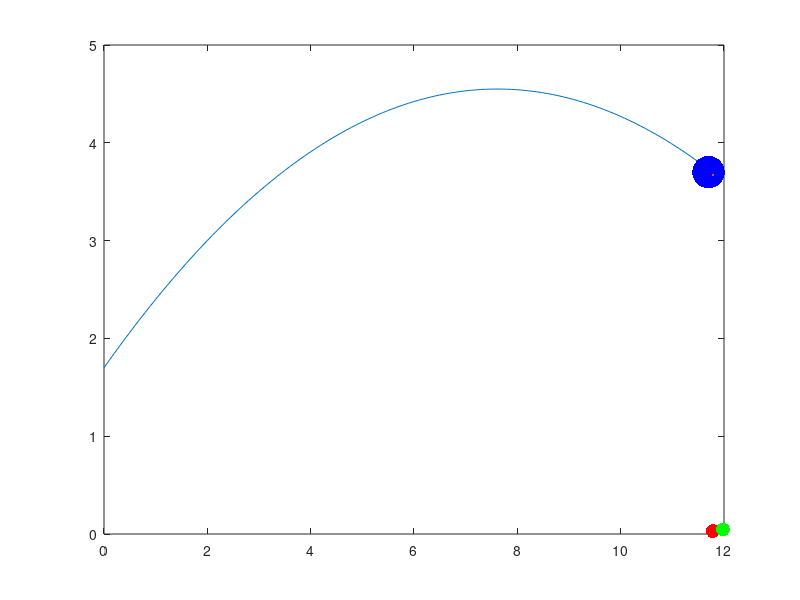

Write MATLAB code to recreate this figure.
clear all;
close all;
clc;

%inisialisasi nilai awal

g = -9.8; % gravitasi (m/s^2)
x(1) = 0; % titik awal x (numerik)
y(1) = 1.7; % titik awal y = tinggi pemain (numerik)
x2(1) = 0; % titik awal x2 (analitik)
y2(1) = 1.7; % titik awal y2 = tinggi pemain (analitik)
degree = 37; % derajat
v0 = 12.5; % kecepatan awal (m/s)
vx = v0*cos(degree* pi/180); % kecepatan x == deraajat dirubah ke radian
vy(1) = v0*sin(degree* pi/180); % kecepatan y
tAkhir = (-2*vy(1))/g; %waktu sampai parabola sempurna 
Dt = 0.01;
T = 0:Dt:tAkhir;

for i=2:columns(T)
  
  vy(i) = vy(i-1) + (g*Dt); %kecepatan sebelumnya + dipengaruhi gaya gravitasi
  x(i) = x(i-1) + (vx*Dt); %posisi tergantung kecepatan terhadap waktu, vx selalu konstan
  y(i) = y(i-1) + (vy(i) * Dt); 
  if((x(i) >= 11.5) && (x(i) <= 12.5) && (y(i) >= 3.5) && (y(i) <= 3.7))
    disp("Bola menabrak ring basket (solusi Numerik)");
    yjatuh(1) = y(i);
    vjatuh(1) = 0;
    tAkhirjatuh = 0.86851; %(2h/g)^0.5
    Tjatuh = 0:Dt:tAkhirjatuh;
    vjatuh(2) = vjatuh(1) + g*Dt;
    yjatuh(2) = yjatuh(1) + vjatuh(2)*Dt;
    for j=3:columns(Tjatuh)
      yjatuh(j) = g*(Dt^2) + 2*yjatuh(j-1) - yjatuh(j-2);
    end
    break
  end
end

%solusi analitik

for m=2:columns(T)
  x2(m) = vx*T(m); 
  y2(m) = 1/2*g*(T(m)^2) + v0*sin(degree*pi/180)*T(m) + y2(1);
  if((x2(m) >= 11.5) && (x2(m) <= 12.5) && (y2(m) >= 3.5) && (y2(m) <= 3.7))
    disp("Bola menabrak ring basket (solusi Analitik)");
    yjatuh2(1) = y2(m); %ketinggian
    vjatuh2 = 0;
    tAkhir2 = 0.86558; %waktu jatuh
    Tjatuh2 = 0:Dt:tAkhir2;
    for n=2:columns(Tjatuh2)
      yjatuh2(n) = 0 + 1/2*g*(Tjatuh2(n)^2) + yjatuh2(1);
    end
    break
  end
end

figure();
plot(0,0);
plot(x,y); % Gambar lintasan
hold on;
plot(11.7,3.7,'b','markersize',70);
p = plot(x(1),y(1),'r.','markersize', 30); % buat objek bola
q = plot(x2(1),y2(1),'g.','markersize', 30); % buat objek bola
plot(x(i),y2(m));
pause(Dt);

for k=2 : length(y2)
   if (k<=119)
     delete(p);
     p = plot(x(k),y(k),'r.','markersize', 30); % buat objek bola
   end
   delete(q);
   q = plot(x2(k),y2(k),'g.','markersize', 30); % buat objek bola
   pause(Dt);
end

delete(p);
delete(q);

for l=1 : length(yjatuh)
  r = plot(x(i),yjatuh(l),'r.','markersize',30);
  s = plot(x2(m),yjatuh2(l),'g.','markersize', 30); % buat objek bola
  pause(Dt);
  delete(r);
  delete(s);
end


r = plot(x(i),yjatuh(j),'r.','markersize',30);
s = plot(x2(m),yjatuh2(n),'g.','markersize', 30); % buat objek bola

disp('Jarak tempuh x solusi Numerik =');
disp(x(i));
disp('Jarak tempuh y solusi Numerik =');
disp(y(i)); 
disp('---------------------------------');
disp('Jarak tempuh x solusi Analitik =');
disp(x2(m));
disp('Jarak tempuh y solusi Analitik =');
disp(y2(m));
disp('---------------------------------');
disp('Bola jatuh solusi Numerik =');
disp(yjatuh(j));
disp('Bola jatuh solusi Analitik =');
disp(yjatuh2(n));